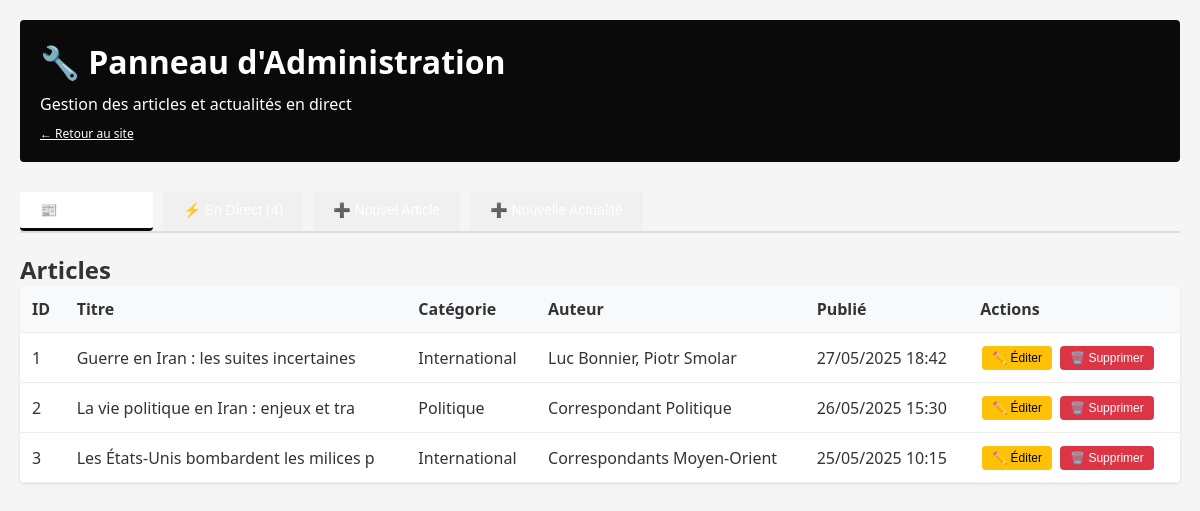
Page /admin/index.php on the earlier database version.
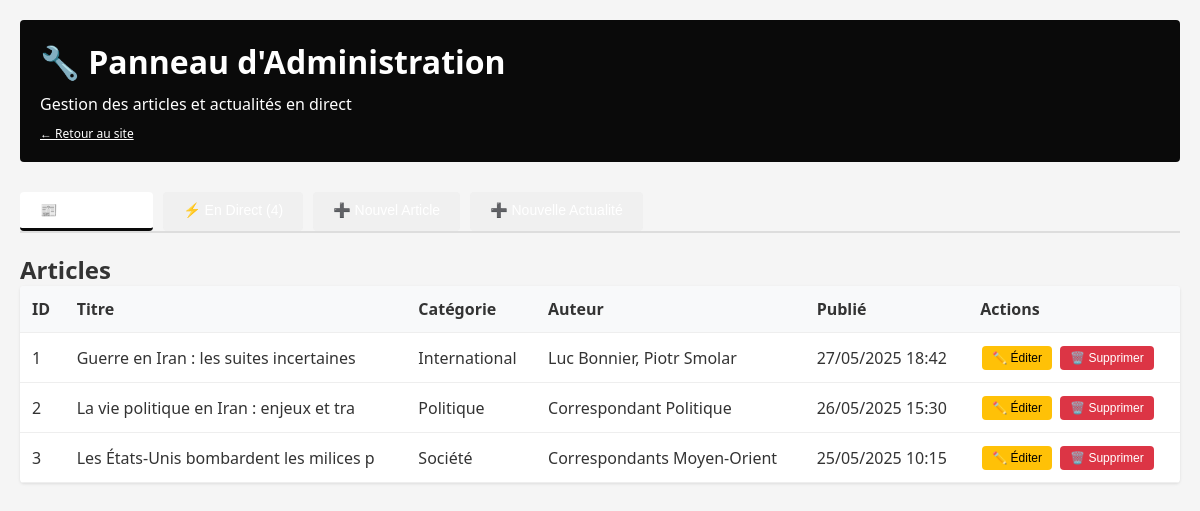
Same page on the later database version.
### tables this page shows
CREATE TABLE IF NOT EXISTS articles (
    id INT AUTO_INCREMENT PRIMARY KEY,
    category_id INT NOT NULL,
    title VARCHAR(255) NOT NULL,
    description VARCHAR(500),
    content LONGTEXT,
    author VARCHAR(150),
    image_url VARCHAR(500),
    is_featured BOOLEAN DEFAULT 0,
    published_at TIMESTAMP DEFAULT CURRENT_TIMESTAMP,
    created_at TIMESTAMP DEFAULT CURRENT_TIMESTAMP,
    updated_at TIMESTAMP DEFAULT CURRENT_TIMESTAMP ON UPDATE CURRENT_TIMESTAMP,
    FOREIGN KEY (category_id) REFERENCES categories(id) ON DELETE CASCADE,
    INDEX idx_category (category_id),
    INDEX idx_published (published_at),
    INDEX idx_featured (is_featured)
);

CREATE TABLE IF NOT EXISTS categories (
    id INT AUTO_INCREMENT PRIMARY KEY,
    name VARCHAR(100) NOT NULL UNIQUE,
    slug VARCHAR(100) NOT NULL UNIQUE,
    created_at TIMESTAMP DEFAULT CURRENT_TIMESTAMP,
    updated_at TIMESTAMP DEFAULT CURRENT_TIMESTAMP ON UPDATE CURRENT_TIMESTAMP
);

### model/Article.php (called while the page is built, shortened)
<?php
class Article {
    private $pdo;
    public function __construct($pdo) {
        $this->pdo = $pdo;
    }
    public function getAll($limit = 9, $offset = 0) {
        $sql = "SELECT a.*, c.name as category_name FROM articles a
                LEFT JOIN categories c ON a.category_id = c.id
                ORDER BY a.published_at DESC
                LIMIT :offset, :limit";
        $stmt = $this->pdo->prepare($sql);
        $stmt->bindParam(':offset', $offset, PDO::PARAM_INT);
        $stmt->bindParam(':limit', $limit, PDO::PARAM_INT);
        $stmt->execute();
        return $stmt->fetchAll(PDO::FETCH_ASSOC);
    }
}
?>

### admin/index.php (the view, shortened to what this page needs)
<?php
require_once __DIR__ . '/../model/Article.php';
$database = new Database();
$pdo = $database->connect();
$articleModel = new Article($pdo);
$diffusionModel = new Diffusion($pdo);
$articles = $articleModel->getAll(100);
$diffusions = $diffusionModel->getAll();
?>
<!DOCTYPE html>
<html lang="fr">
<head>
</head>
<body>
<div class="container">
    <header>
        <h1>🔧 Panneau d'Administration</h1>
        <p>Gestion des articles et actualités en direct</p>
        <p style="margin-top: 10px; font-size: 12px;">
            <a href="../index.php" style="color: #fff; text-decoration: underline;">← Retour au site</a>
        </p>
    </header>
    <div class="nav-tabs">
        <button class="tab-btn active" onclick="showTab('articles')">📰 Articles (<?php echo count($articles); ?>)</button>
        <button class="tab-btn" onclick="showTab('diffusions')">⚡ En Direct (<?php echo count($diffusions); ?>)</button>
        <button class="tab-btn" onclick="showTab('ajouter-article')">➕ Nouvel Article</button>
        <button class="tab-btn" onclick="showTab('ajouter-diffusion')">➕ Nouvelle Actualité</button>
    </div>
    <div id="articles" class="tab-content active">
        <h2>Articles</h2>
        <table>
            <thead>
                <tr>
                    <th>ID</th>
                    <th>Titre</th>
                    <th>Catégorie</th>
                    <th>Auteur</th>
                    <th>Publié</th>
                    <th>Actions</th>
                </tr>
            </thead>
            <tbody>
                <?php foreach ($articles as $art): ?>
                <tr>
                    <td><?php echo $art['id']; ?></td>
                    <td><?php echo htmlspecialchars(substr($art['title'], 0, 40)); ?></td>
                    <td><?php echo $art['category_name'] ?? 'N/A'; ?></td>
                    <td><?php echo htmlspecialchars($art['author'] ?? 'Rédaction'); ?></td>
                    <td><?php echo date('d/m/Y H:i', strtotime($art['published_at'])); ?></td>
                    <td>
                        <button class="btn-small btn-edit" onclick="editArticle(<?php echo $art['id']; ?>)">✏️ Éditer</button>
                        <button class="btn-small btn-delete" onclick="deleteArticle(<?php echo $art['id']; ?>)">🗑️ Supprimer</button>
                    </td>
                </tr>
                <?php endforeach; ?>
            </tbody>
        </table>
    </div>
    </div>
</body>
</html>

### admin/index.php (style rules this page uses)
* { margin: 0; padding: 0; box-sizing: border-box; }
body { font-family: 'Segoe UI', Tahoma, Geneva, Verdana, sans-serif; background: #f5f5f5; color: #333; }
.container { max-width: 1200px; margin: 0 auto; padding: 20px; }
header { background: #0a0a0a; color: #fff; padding: 20px; margin-bottom: 30px; border-radius: 4px; }
h1 { margin-bottom: 10px; }
.nav-tabs { display: flex; gap: 10px; margin: 20px 0; border-bottom: 2px solid #ddd; }
.nav-tabs button { padding: 10px 20px; background: #f0f0f0; border: none; cursor: pointer; font-size: 14px; border-bottom: 3px solid transparent; transition: all 0.3s; }
.nav-tabs button.active { background: #fff; border-bottom-color: #0a0a0a; font-weight: 600; }
.tab-content { display: none; }
.tab-content.active { display: block; }
button { background: #0057a8; color: #fff; padding: 10px 20px; border: none; border-radius: 4px; cursor: pointer; font-size: 14px; transition: background 0.3s; }
table { width: 100%; border-collapse: collapse; background: #fff; border-radius: 4px; overflow: hidden; box-shadow: 0 1px 3px rgba(0, 0, 0, 0.1); }
th, td { padding: 12px; text-align: left; border-bottom: 1px solid #eee; }
th { background: #f8f9fa; font-weight: 600; }
.btn-small { padding: 5px 10px; font-size: 12px; margin: 0 2px; }
.btn-delete { background: #dc3545; }
.btn-edit { background: #ffc107; color: #000; }

Differences in the rows shown:
changed articles "Les États-Unis bombardent les milices p": category.name "International" → "Société"
